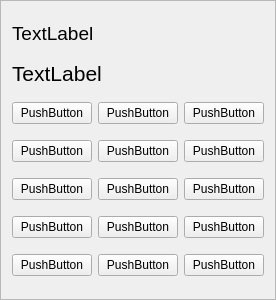
<?xml version="1.0" encoding="UTF-8"?>
<ui version="4.0">
 <class>Frame</class>
 <widget class="QFrame" name="Frame">
  <property name="geometry">
   <rect>
    <x>0</x>
    <y>0</y>
    <width>272</width>
    <height>300</height>
   </rect>
  </property>
  <property name="sizePolicy">
   <sizepolicy hsizetype="Fixed" vsizetype="Fixed">
    <horstretch>0</horstretch>
    <verstretch>0</verstretch>
   </sizepolicy>
  </property>
  <property name="windowTitle">
   <string>Frame</string>
  </property>
  <property name="frameShape">
   <enum>QFrame::StyledPanel</enum>
  </property>
  <property name="frameShadow">
   <enum>QFrame::Raised</enum>
  </property>
  <layout class="QGridLayout" name="gridLayout">
   <item row="0" column="0" colspan="3">
    <widget class="QLabel" name="label_2">
     <property name="sizePolicy">
      <sizepolicy hsizetype="Minimum" vsizetype="Fixed">
       <horstretch>0</horstretch>
       <verstretch>0</verstretch>
      </sizepolicy>
     </property>
     <property name="font">
      <font>
       <pointsize>14</pointsize>
      </font>
     </property>
     <property name="text">
      <string>TextLabel</string>
     </property>
    </widget>
   </item>
   <item row="1" column="0" colspan="3">
    <widget class="QLabel" name="label">
     <property name="sizePolicy">
      <sizepolicy hsizetype="Minimum" vsizetype="Fixed">
       <horstretch>0</horstretch>
       <verstretch>0</verstretch>
      </sizepolicy>
     </property>
     <property name="font">
      <font>
       <pointsize>16</pointsize>
      </font>
     </property>
     <property name="text">
      <string>TextLabel</string>
     </property>
    </widget>
   </item>
   <item row="2" column="0">
    <widget class="QPushButton" name="pushButton_10">
     <property name="text">
      <string>PushButton</string>
     </property>
    </widget>
   </item>
   <item row="2" column="1">
    <widget class="QPushButton" name="pushButton_11">
     <property name="text">
      <string>PushButton</string>
     </property>
    </widget>
   </item>
   <item row="2" column="2">
    <widget class="QPushButton" name="pushButton_12">
     <property name="text">
      <string>PushButton</string>
     </property>
    </widget>
   </item>
   <item row="3" column="0">
    <widget class="QPushButton" name="pushButton">
     <property name="text">
      <string>PushButton</string>
     </property>
    </widget>
   </item>
   <item row="3" column="1">
    <widget class="QPushButton" name="pushButton_2">
     <property name="text">
      <string>PushButton</string>
     </property>
    </widget>
   </item>
   <item row="3" column="2">
    <widget class="QPushButton" name="pushButton_6">
     <property name="text">
      <string>PushButton</string>
     </property>
    </widget>
   </item>
   <item row="4" column="0">
    <widget class="QPushButton" name="pushButton_4">
     <property name="text">
      <string>PushButton</string>
     </property>
    </widget>
   </item>
   <item row="4" column="1">
    <widget class="QPushButton" name="pushButton_3">
     <property name="text">
      <string>PushButton</string>
     </property>
    </widget>
   </item>
   <item row="4" column="2">
    <widget class="QPushButton" name="pushButton_5">
     <property name="text">
      <string>PushButton</string>
     </property>
    </widget>
   </item>
   <item row="5" column="0">
    <widget class="QPushButton" name="pushButton_7">
     <property name="text">
      <string>PushButton</string>
     </property>
    </widget>
   </item>
   <item row="5" column="1">
    <widget class="QPushButton" name="pushButton_8">
     <property name="text">
      <string>PushButton</string>
     </property>
    </widget>
   </item>
   <item row="5" column="2">
    <widget class="QPushButton" name="pushButton_9">
     <property name="text">
      <string>PushButton</string>
     </property>
    </widget>
   </item>
   <item row="6" column="0">
    <widget class="QPushButton" name="pushButton_13">
     <property name="text">
      <string>PushButton</string>
     </property>
    </widget>
   </item>
   <item row="6" column="1">
    <widget class="QPushButton" name="pushButton_14">
     <property name="text">
      <string>PushButton</string>
     </property>
    </widget>
   </item>
   <item row="6" column="2">
    <widget class="QPushButton" name="pushButton_15">
     <property name="text">
      <string>PushButton</string>
     </property>
    </widget>
   </item>
  </layout>
 </widget>
 <resources/>
 <connections/>
</ui>
